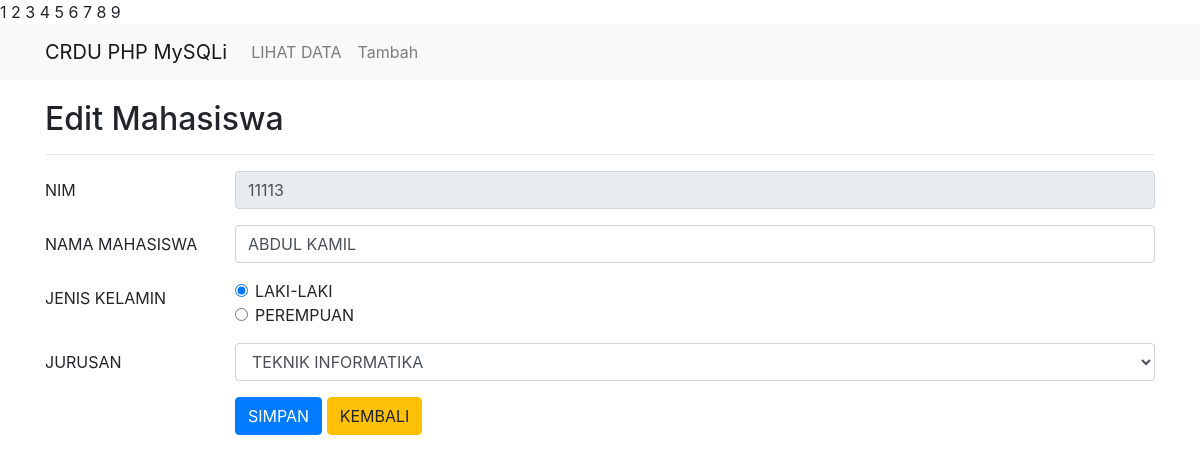
The page /edit.php?id=3 on the database its author committed.
### tables this page shows
CREATE TABLE `mahasiswa` (
  `id` int(11) NOT NULL,
  `nim` int(11) NOT NULL,
  `nama` varchar(50) NOT NULL,
  `jenis_kelamin` varchar(20) NOT NULL,
  `jurusan` varchar(30) NOT NULL
);

### edit.php (the view, shortened to what this page needs)
<?php include('koneksi.php'); ?>
<!DOCTYPE html>
<html>
<head>
	<link rel="stylesheet" href="https://stackpath.bootstrapcdn.com/bootstrap/4.1.3/css/bootstrap.min.css">
</head>
<body>
	<nav class="navbar navbar-expand-lg navbar-light bg-light">
		<div class="container">
			<a class="navbar-brand" href="#">CRDU PHP MySQLi</a>
			<div class="collapse navbar-collapse" id="navbarSupportedContent">
				<ul class="navbar-nav mr-auto">
					<li class="nav-item">
						<a class="nav-link" href="index.php">LIHAT DATA</a>
					</li>
					<li class="nav-item">
						<a class="nav-link" href="tambah.php">Tambah</a>
					</li>
				</ul>
			</div>
		</div>
	</nav>
	<div class="container" style="margin-top:20px">
		<h2>Edit Mahasiswa</h2>
		<hr>
		<?php
		if(isset($_GET['id'])){
			$id = $_GET['id'];
			$select = mysqli_query($koneksi, "SELECT * FROM mahasiswa WHERE id='$id'") or die(mysqli_error($koneksi));
			if(mysqli_num_rows($select) == 0){
				echo '<div class="alert alert-warning">ID tidak ada dalam database.</div>';
				exit();
			}else{
				$data = mysqli_fetch_assoc($select);
			}
		}
		?>
		<form action="edit.php?id=<?php echo $id; ?>" method="post">
			<div class="form-group row">
				<label class="col-sm-2 col-form-label">NIM</label>
				<div class="col-sm-10">
					<input type="text" name="nim" class="form-control" size="4" value="<?php echo $data['nim']; ?>" readonly required>
				</div>
			</div>
			<div class="form-group row">
				<label class="col-sm-2 col-form-label">NAMA MAHASISWA</label>
				<div class="col-sm-10">
					<input type="text" name="nama" class="form-control" value="<?php echo $data['nama']; ?>" required>
				</div>
			</div>
			<div class="form-group row">
				<label class="col-sm-2 col-form-label">JENIS KELAMIN</label>
				<div class="col-sm-10">
					<div class="form-check">
						<input type="radio" class="form-check-input" name="jenis_kelamin" value="LAKI-LAKI" <?php if($data['jenis_kelamin'] == 'LAKI-LAKI'){ echo 'checked'; } ?> required>
						<label class="form-check-label">LAKI-LAKI</label>
					</div>
					<div class="form-check">
						<input type="radio" class="form-check-input" name="jenis_kelamin" value="PEREMPUAN" <?php if($data['jenis_kelamin'] == 'PEREMPUAN'){ echo 'checked'; } ?> required>
						<label class="form-check-label">PEREMPUAN</label>
					</div>
				</div>
			</div>
			<div class="form-group row">
				<label class="col-sm-2 col-form-label">JURUSAN</label>
				<div class="col-sm-10">
					<select name="jurusan" class="form-control" required>
						<option value="TEKNIK INFORMATIKA" <?php if($data['jurusan'] == 'TEKNIK INFORMATIKA'){ echo 'selected'; } ?>>TEKNIK INFORMATIKA</option>
					</select>
				</div>
			</div>
			<div class="form-group row">
				<label class="col-sm-2 col-form-label">&nbsp;</label>
				<div class="col-sm-10">
					<input type="submit" name="submit" class="btn btn-primary" value="SIMPAN">
					<a href="index.php" class="btn btn-warning">KEMBALI</a>
				</div>
			</div>
		</form>
	</div>
</body>
</html>

### rows shown on the page
mahasiswa: nim "11113", nama "ABDUL KAMIL", jenis_kelamin "☑", jurusan "TEKNIK INFORMATIKA"
